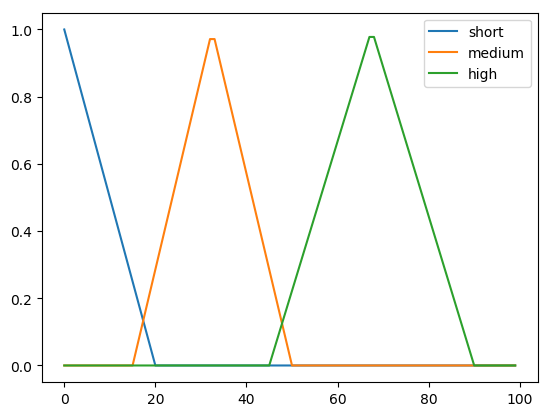

Write the Python code that produced this figure.
import math
import matplotlib.pyplot as plt

def short(value):
    if 0 <= value <= 20:
        membership = ((-1/20) * value) + 1
    else:
        membership = 0

    return membership


def medium(value):
    if 15 <= value <= 50:
        membership = 1 - math.fabs((value - 32.5) / 17.5)
    else:
        membership = 0

    return membership


def high(value):
    if 45 <= value <= 90:
        membership = 1 - math.fabs((value - 67.5) / 22.5)
    else:
        membership = 0

    return membership

y1 = []
y2 = []
y3 = []
x1 = []
plt.figure(91)
for x in range(0, 100):
    y1.append(short(x))
    y2.append(medium(x))
    y3.append(high(x))
    x1.append(x)

plt.plot(x1, y1)
plt.plot(x1, y2)
plt.plot(x1, y3)
plt.legend(('short', 'medium', 'high'), loc='upper right')
plt.savefig("baketime.png", bbox_inches='tight')